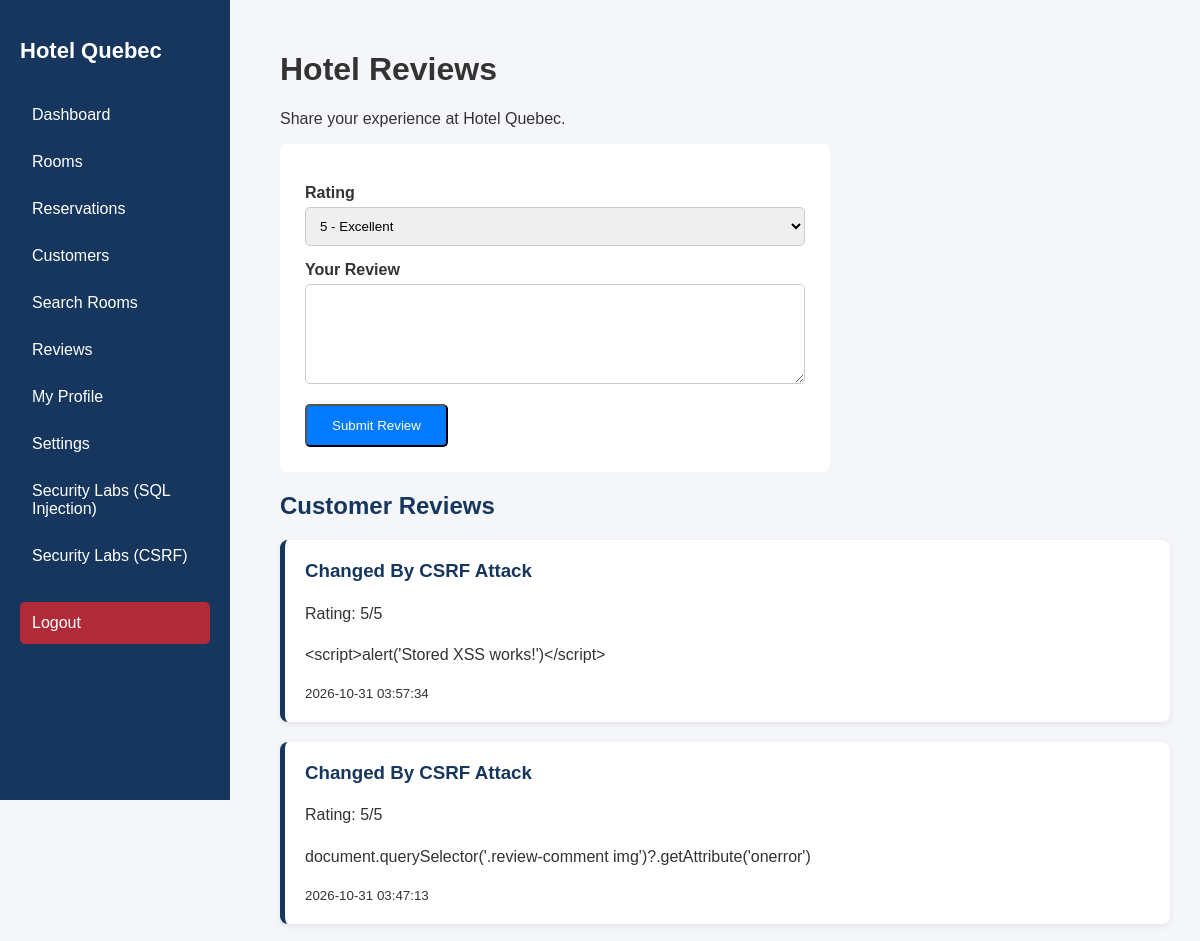
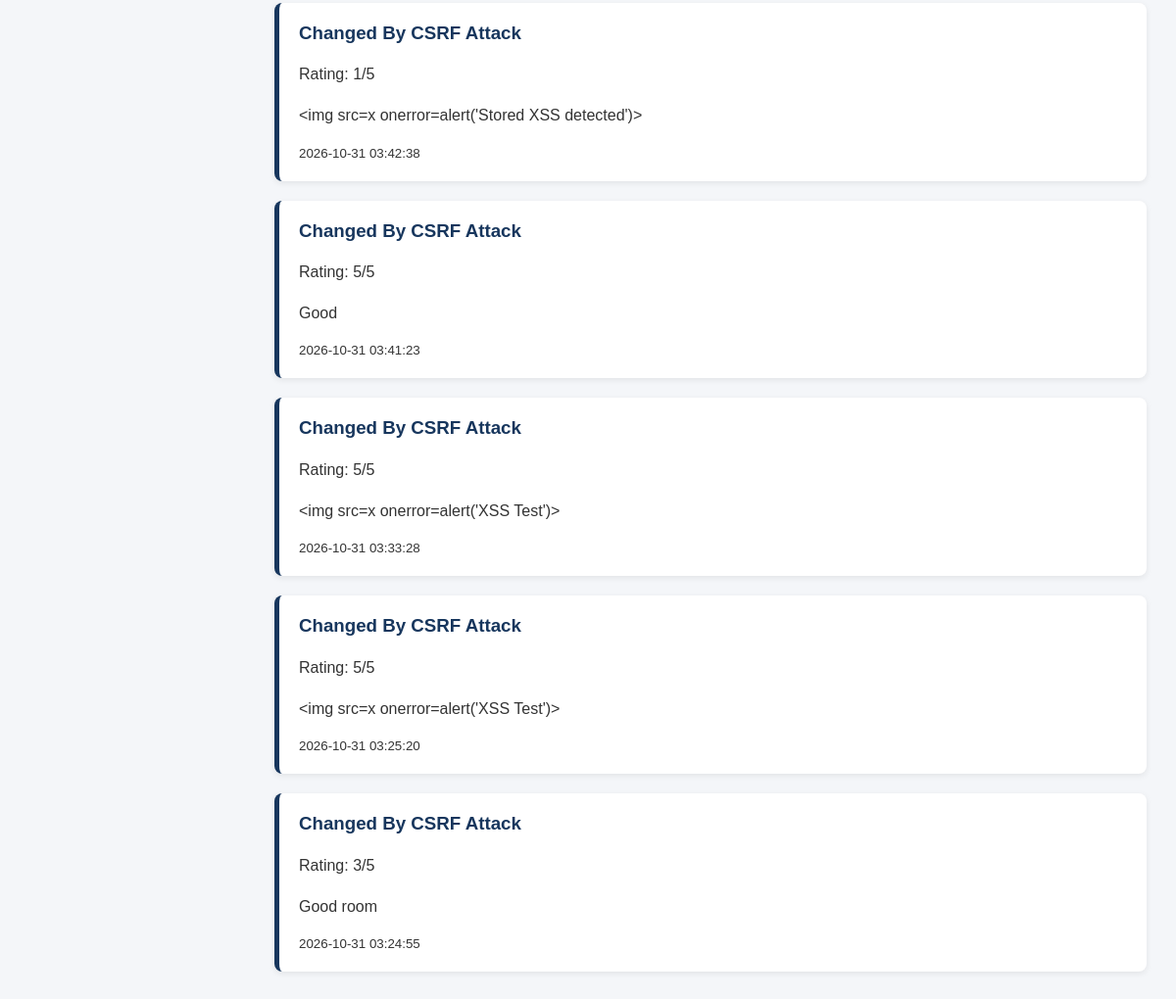
Screenshot of /reviews/index.php (signed in) with the database file from the repository (2 pictures, top to bottom).
### tables this page shows
CREATE TABLE `reviews` (
  `id` int(11) NOT NULL AUTO_INCREMENT,
  `user_id` int(11) NOT NULL,
  `rating` int(11) NOT NULL,
  `comment` text NOT NULL,
  `created_at` timestamp NULL DEFAULT current_timestamp(),
  PRIMARY KEY (`id`),
  KEY `user_id` (`user_id`),
  CONSTRAINT `reviews_ibfk_1` FOREIGN KEY (`user_id`) REFERENCES `users` (`id`)
);

CREATE TABLE `users` (
  `id` int(11) NOT NULL AUTO_INCREMENT,
  `full_name` varchar(150) NOT NULL,
  `email` varchar(150) NOT NULL,
  `password` varchar(255) NOT NULL,
  `role` enum('admin','customer') NOT NULL DEFAULT 'customer',
  `created_at` timestamp NULL DEFAULT current_timestamp(),
  PRIMARY KEY (`id`),
  UNIQUE KEY `email` (`email`)
);

### reviews/index.php (the view, shortened to what this page needs)
<?php
require_once "../config/database.php";
function e($value) {
    return htmlspecialchars((string)$value, ENT_QUOTES, "UTF-8");
}
$stmt = $pdo->query(
    "SELECT r.id, r.rating, r.comment, r.created_at,
            u.full_name
     FROM reviews r
     JOIN users u ON r.user_id = u.id
     ORDER BY r.id DESC"
);
$reviews = $stmt->fetchAll(PDO::FETCH_ASSOC);
?>
<!DOCTYPE html>
<html lang="en">
<head>
    <link rel="stylesheet" href="../assets/css/style.css">
</head>
<body>
<?php include "../includes/sidebar.php"; ?>
<div class="dashboard-content">
    <h1>Hotel Reviews</h1>
    <p>Share your experience at Hotel Quebec.</p>
    <form method="POST" class="room-form">
        <label>Rating</label>
        <select name="rating" required>
            <option value="5">5 - Excellent</option>
        </select>
        <label>Your Review</label>
        <textarea name="comment" required></textarea>
        <button type="submit" class="btn">
            Submit Review
        </button>
    </form>
    <h2>Customer Reviews</h2>
    <?php foreach ($reviews as $review): ?>
        <div class="review-card">
            <h3><?= e($review["full_name"]) ?></h3>
            <p>Rating: <?= (int)$review["rating"] ?>/5</p>
            <p><?= nl2br(e($review["comment"])) ?></p>
            <small><?= e($review["created_at"]) ?></small>
        </div>
    <?php endforeach; ?>
</div>
</body>
</html>

### assets/css/style.css (style rules this page uses)
* { box-sizing: border-box; }
body { margin: 0; font-family: Arial, sans-serif; background-color: #f4f6f9; color: #333; }
h2 { color: #17365d; }
.btn { display: inline-block; margin-top: 20px; padding: 12px 25px; background-color: #007bff; color: white; text-decoration: none; border-radius: 5px; }
.dashboard-content { margin-left: 250px; padding: 30px; }
.room-form { max-width: 550px; background: white; padding: 25px; border-radius: 8px; }
.room-form label { display: block; margin-top: 15px; font-weight: bold; }
.room-form input, .room-form select, .room-form textarea { display: block; width: 100%; padding: 10px; margin-top: 5px; border: 1px solid #ccc; border-radius: 5px; }
.room-form textarea { min-height: 100px; }
.room-form button { margin-top: 20px; }
.review-card { background: white; padding: 20px; margin-top: 20px; border-left: 5px solid #17365d; border-radius: 8px; box-shadow: 0 2px 6px rgba(0,0,0,0.08); }
.review-card h3 { margin-top: 0; color: #17365d; }
.review-card p { line-height: 1.6; }

### rows the page displays
reviews: user.full_name "Changed By CSRF Attack", rating "5", comment "<script>alert('Stored XSS works!')</script>", created_at "2026-10-31 03:57:34"
reviews: user.full_name "Changed By CSRF Attack", rating "5", comment "document.querySelector('.review-comment img')?.getAttribute('onerror')", created_at "2026-10-31 03:47:13"
reviews: user.full_name "Changed By CSRF Attack", rating "1", comment "<img src=x onerror=alert('Stored XSS detected')>", created_at "2026-10-31 03:42:38"
reviews: user.full_name "Changed By CSRF Attack", rating "5", comment "Good", created_at "2026-10-31 03:41:23"
reviews: user.full_name "Changed By CSRF Attack", rating "5", comment "<img src=x onerror=alert('XSS Test')>", created_at "2026-10-31 03:33:28"
reviews: user.full_name "Changed By CSRF Attack", rating "5", comment "<img src=x onerror=alert('XSS Test')>", created_at "2026-10-31 03:25:20"
reviews: user.full_name "Changed By CSRF Attack", rating "3", comment "Good room", created_at "2026-10-31 03:24:55"
